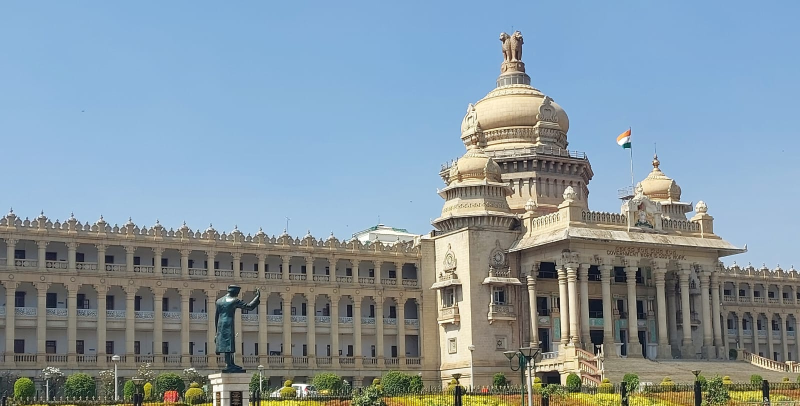
#> input picture Original Images/VS2.jpeg, 1600 x 811 px, found by its file name (shown at 1/2 size)
$ jupyter execute --allow-errors partA_final.ipynb
#> lines starting #> are read from the running program, lines starting #| are printed output that depends on the picture
[cell 1]
import numpy as np
import imutils
import cv2 as cv

[cell 2]
class Stitcher:
	def __init__(self):
		self.isv3 = imutils.is_cv3(or_better = True)

	def stitch(self, images, ratio = 0.75, reprojThresh = 4.0, showMatches = False,matcher_name="FlannBased"):
		(imageB, imageA) = images
		#Calculate the keypoints and the respective descriptors
		(interestPointsA, featuresA) = self.detectAndDescribe(imageA)
		(interestPointsB, featuresB) = self.detectAndDescribe(imageB)
		# match features between the two images
		M = self.matchInterestPoints(interestPointsA, interestPointsB, featuresA, featuresB, ratio, reprojThresh,matcher_name)
		if M is None:
			return None
		#If enough interest points are present
		# apply a perspective warp to stitch the images together
		(matches, H, status) = M
		stitchedImage = cv.warpPerspective(imageA, H, (imageA.shape[1] + imageB.shape[1], imageB.shape[0]))
		stitchedImage[0:imageB.shape[0], 0:imageB.shape[1]] = imageB
		# If the user requested the matches to be seen the visualization image is returned
		if showMatches:
			visualization = self.drawMatches(imageA, imageB, interestPointsA, interestPointsB, matches, status)
			return (stitchedImage, visualization)
		return stitchedImage

	#This function extracts the keypoints and their respective descriptors using SIFT algorithm
	def detectAndDescribe(self, image):
		gray = cv.cvtColor(image, cv.COLOR_BGR2GRAY)
		if self.isv3:
				descriptor = cv.SIFT_create()
				(kps, features) = descriptor.detectAndCompute(gray, None)
		else:
				# detect interestpoints in the image
				detector = cv.FeatureDetector_create("SIFT")
				kps = detector.detect(gray)
				# extract features from the image
				extractor = cv.DescriptorExtractor_create("SIFT")
				(kps, features) = extractor.compute(gray, kps)
		# convert the interestpoints from interestPoint objects to NumPy arrays
		kps = np.float32([kp.pt for kp in kps])
		# return a tuple of interestpoints and features
		return (kps, features)

	##Function to get the Homography matrix of the two images
	def matchInterestPoints(self, interestPointsA, interestPointsB, featuresA, featuresB, ratio, reprojThresh,matcher_name):
		# compute the raw matches and initialize the list of actual matches
		matcher = cv.DescriptorMatcher_create(matcher_name)
		rawMatches = matcher.knnMatch(featuresA, featuresB, 2)
		matches = []
		for m in rawMatches:
			# ensure the distance is within a certain ratio of each other (i.e. Lowe's ratio test)
			if len(m) == 2 and m[0].distance < m[1].distance * ratio:
				matches.append((m[0].trainIdx, m[0].queryIdx))
		# computing a homography requires at least 4 matches
		if len(matches) > 4:
			# construct the two sets of points
			ptsA = np.float32([interestPointsA[i] for (_, i) in matches])
			ptsB = np.float32([interestPointsB[i] for (i, _) in matches])
			# compute the homography between the two sets of points
			(H, status) = cv.findHomography(ptsA, ptsB, cv.RANSAC,
				reprojThresh)
			# return the matches along with the homograpy matrix and status of each matched point
			return (matches, H, status)
		return None

	def drawMatches(self, imageA, imageB, interestPointsA, interestPointsB, matches, status):
		# initialize the output visualization image
		(hA, wA), (hB, wB) = imageA.shape[:2], imageB.shape[:2]
		visualization = np.zeros((max(hA, hB), wA + wB, 3), dtype = "uint8")
		visualization[0:hA, 0:wA], visualization[0:hB, wA:] = imageA, imageB
		for ((trainIdx, queryIdx), s) in zip(matches, status):
			# only process the match if the interest point was successfully matched
			if s == 1:
				# draw the match
				ptA = (int(interestPointsA[queryIdx][0]), int(interestPointsA[queryIdx][1]))
				ptB = (int(interestPointsB[trainIdx][0]) + wA, int(interestPointsB[trainIdx][1]))
				cv.line(visualization, ptA, ptB, (70, 90, 255), 1)
		return visualization

[cell 3]
def create_img(imagepathA,imagepathB,output_path,widthA,widthB,height):
    imageA = cv.imread(imagepathA)
    imageB = cv.imread(imagepathB)
    imageA = imutils.resize(imageA, widthA,height)
    imageB = imutils.resize(imageB, widthB,height)

    stitcher = Stitcher()
    (stichedImage, visualization) = stitcher.stitch([imageA, imageB], showMatches = True)
    cv.imwrite("InterestPoints2.jpg", visualization)
    cv.imwrite(output_path, stichedImage)

[cell 4]
imagepathA = "../Dataset/Part-A/VS2.jpeg"
imagepathB = "../Dataset/Part-A/VS3.jpeg"
output_path = "VidhanSoudha23Stitched.jpg"
create_img(imagepathA,imagepathB,output_path,900,900,600)
#> in create_img, imageA is the input picture: shape (811, 1600, 3); mean B, G, R 160.8, 150.3, 133.3
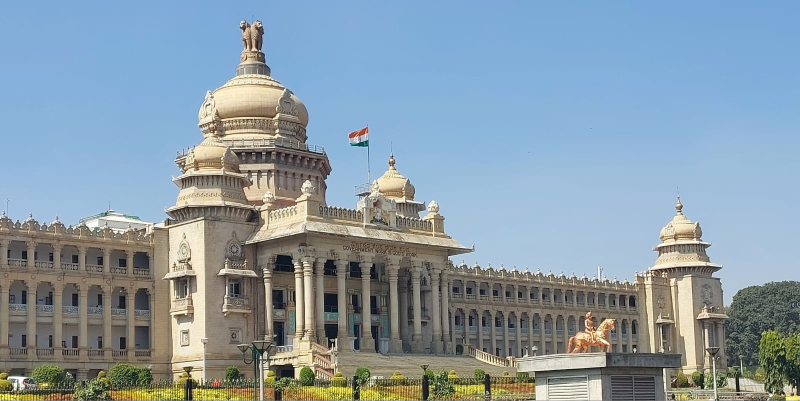
#> input picture Original Images/VS3.jpeg, 1600 x 801 px, found by its file name (shown at 1/2 size)
#> in create_img, imageB is the input picture: shape (801, 1600, 3); mean B, G, R 165.7, 154.2, 136.6
#> in detectAndDescribe, `kps = detector.detect(gray)`: kps = 2087 keypoints; strongest (x, y, size): (747, 415, 2), (293, 402, 1.9), (891, 443, 2.5), (714, 393, 2.2)
#> in detectAndDescribe, `kps = np.float32([kp.pt for kp in kps])`: kps = 2087 pairs, first value 3.9 to 896.6, second value 24.27 to 447.2
#> in stitch, `(interestPointsA, featuresA) = self.detectAndDescribe(imageA)`: interestPointsA has the same summary as kps in detectAndDescribe
#> in detectAndDescribe (call 2), `gray = cv.cvtColor(image, cv.COLOR_BGR2GRAY)`:
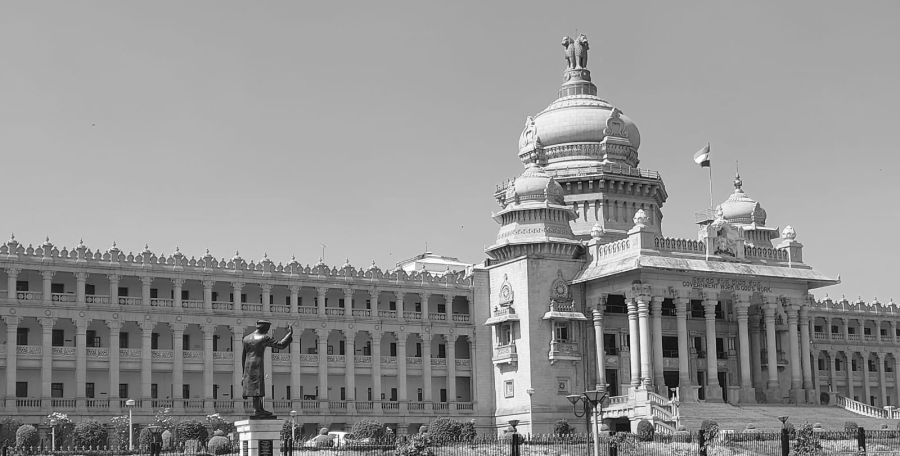
#> gray: shape (456, 900); min 2, max 255, mean 146.4
#> in detectAndDescribe (call 2), `kps = detector.detect(gray)`: kps = 1904 keypoints; strongest (x, y, size): (512, 302, 2.2), (594, 409, 1.8), (705, 163, 5.1), (257, 337, 5.1)
#> in detectAndDescribe (call 2), `kps = np.float32([kp.pt for kp in kps])`: kps = 1904 pairs, first value 4.49 to 895.3, second value 41.85 to 453
#> in stitch, `(interestPointsB, featuresB) = self.detectAndDescribe(imageB)`: interestPointsB has the same summary as kps in detectAndDescribe
#> in matchInterestPoints, `rawMatches = matcher.knnMatch(featuresA, featuresB, 2)`: rawMatches = 2087 matches
#> after the loop in matchInterestPoints, `for m in rawMatches:`: matches = 845 pairs, first value 66 to 1896, second value 4 to 2010
#> in matchInterestPoints, `ptsA = np.float32([interestPointsA[i] for (_, i) in matches])`: ptsA = 845 pairs, first value 6.46 to 856.8, second value 29.17 to 445.3
#> in matchInterestPoints, `ptsB = np.float32([interestPointsB[i] for (i, _) in matches])`: ptsB = 845 pairs, first value 55.49 to 893, second value 41.85 to 453
#> in matchInterestPoints, `(H, status) = cv.findHomography(ptsA, ptsB, cv.RANSAC, reprojThresh)`: H = [[0.805, 0.014, 312.5], [-0.0902, 0.926, 37.75], [-0.000204, -1.11e-05, 1]]; status = 845 values, max 1 at index 0, min 0 at index 1, mean 0.911
#> the loop in drawMatches, `for ((trainIdx, queryIdx), s) in zip(matches, status):` made 845 passes
#> (trainIdx, queryIdx, s, ptA, ptB) on passes 1, 3, 4, 5, 6, 9, 10, 11, 13, 14, 15, 16: (505, 4, [1], (6, 424), (1226, 433)), (504, 8, [1], (9, 281), (1225, 299)), (508, 11, [1], (10, 377), (1228, 388)), (509, 13, [1], (11, 441), (1231, 449)), (510, 16, [1], (13, 410), (1231, 419)), (511, 27, [1], (19, 295), (1234, 311)), (512, 28, [1], (19, 295), (1234, 311)), (513, 29, [1], (20, 267), (1234, 285)), (517, 38, [1], (22, 310), (1238, 325)), (522, 39, [1], (23, 418), (1241, 426)), (519, 41, [1], (24, 358), (1240, 370)), (527, 44, [1], (25, 420), (1242, 429))
#> (ptA, ptB) on passes 62 to 67: ((91, 440), (1302, 448)), ((91, 289), (1299, 304)), ((92, 423), (1302, 432)), ((93, 383), (1302, 394)), ((93, 337), (1301, 349)), ((93, 383), (1302, 394))

[cell 5]
imagepathA = "../Dataset/Part-A/VS1.jpeg"
imagepathB = "VidhanSoudha23Stitched.jpg"
output_path = "VidhanSoudha123Stitched.jpg"
create_img(imagepathA,imagepathB,output_path,900,1600,600)
#> call 2 of create_img, with imagepathA = '../Dataset/Part-A/VS1.jpeg', imagepathB = 'VidhanSoudha23Stitched.jpg', output_path = 'VidhanSoudha123Stitched.jpg', widthA = 900, widthB = 1600, height = 600
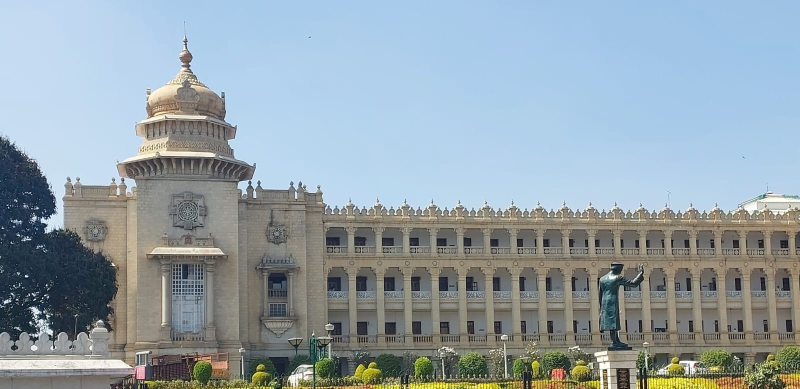
#> input picture Original Images/VS1.jpeg, 1600 x 777 px, found by its file name (shown at 1/2 size)
#> in create_img, imageA is the input picture: shape (777, 1600, 3); mean B, G, R 168.1, 160.4, 146.5
#> call 2 of stitch, with ratio = 0.75, reprojThresh = 4, showMatches = True, matcher_name = 'FlannBased'
#> in detectAndDescribe (call 3), `gray = cv.cvtColor(image, cv.COLOR_BGR2GRAY)`:
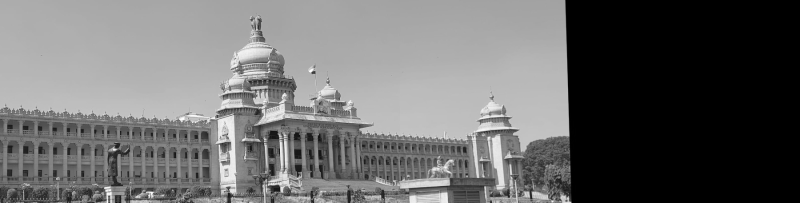
#> gray: shape (405, 1600) (shown at 1/2 size); min 0, max 254, mean 106.6
#> in detectAndDescribe (call 3), `kps = detector.detect(gray)`: kps = 2803 keypoints; strongest (x, y, size): (229, 299, 4.7), (218, 393, 2.9), (552, 377, 10.2), (970, 374, 2.4)
#> in detectAndDescribe (call 3), `kps = np.float32([kp.pt for kp in kps])`: kps = 2803 pairs, first value 4.02 to 1149, second value 37.1 to 402.2
#> in stitch (call 2), `(interestPointsA, featuresA) = self.detectAndDescribe(imageA)`: interestPointsA has the same summary as kps in detectAndDescribe
#> in detectAndDescribe (call 4), `gray = cv.cvtColor(image, cv.COLOR_BGR2GRAY)`:
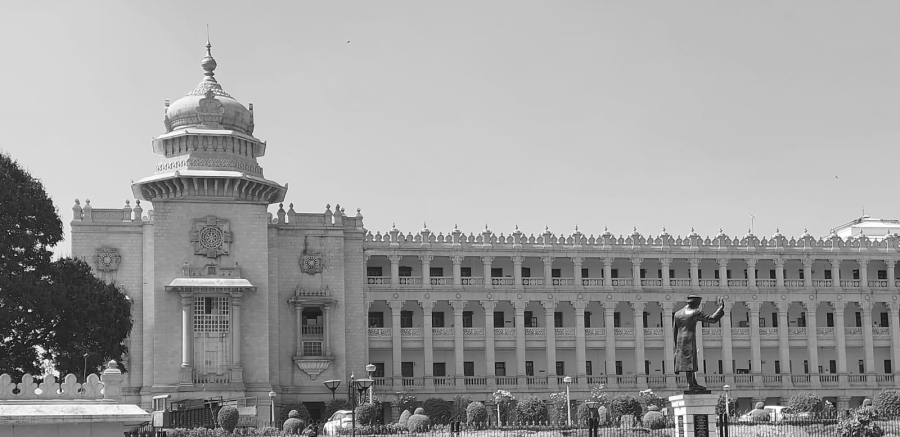
#> gray: shape (437, 900); min 4, max 255, mean 157.1
#> in detectAndDescribe (call 4), `kps = detector.detect(gray)`: kps = 1531 keypoints; strongest (x, y, size): (29, 311, 2.1), (40, 350, 5.9), (7, 339, 3), (53, 355, 2.3)
#> in detectAndDescribe (call 4), `kps = np.float32([kp.pt for kp in kps])`: kps = 1531 pairs, first value 6.58 to 896, second value 54.8 to 434
#> in stitch (call 2), `(interestPointsB, featuresB) = self.detectAndDescribe(imageB)`: interestPointsB has the same summary as kps in detectAndDescribe
#> in matchInterestPoints (call 2), `rawMatches = matcher.knnMatch(featuresA, featuresB, 2)`: rawMatches = 2803 matches
#> in stitch (call 2), `(matches, H, status) = M`: matches = 332 pairs, first value 67 to 1527, second value 3 to 2611; H = [[0.829, 0.0516, 434.3], [-0.138, 1.05, 7.27], [-0.000322, 1.3e-05, 1]]; status = 332 values, max 1 at index 3, min 0 at index 0, mean 0.717
#> in stitch (call 2), `stitchedImage[0:imageB.shape[0], 0:imageB.shape[1]] = imageB`:
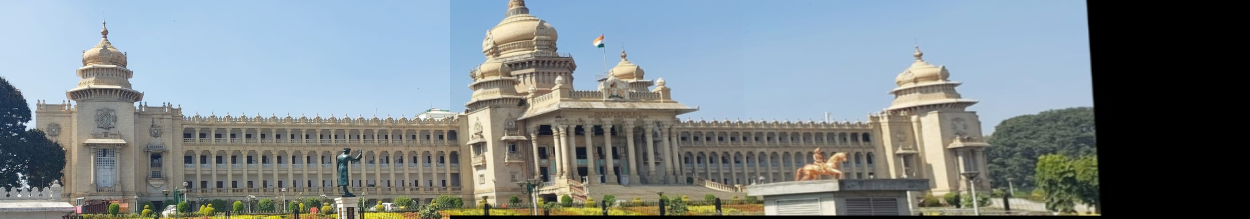
#> stitchedImage: shape (437, 2500, 3) (shown at 1/2 size); mean B, G, R 138.6, 134.6, 124.5
#> in drawMatches (call 2), `visualization[0:hA, 0:wA], visualization[0:hB, wA:] = imageA, imageB`:
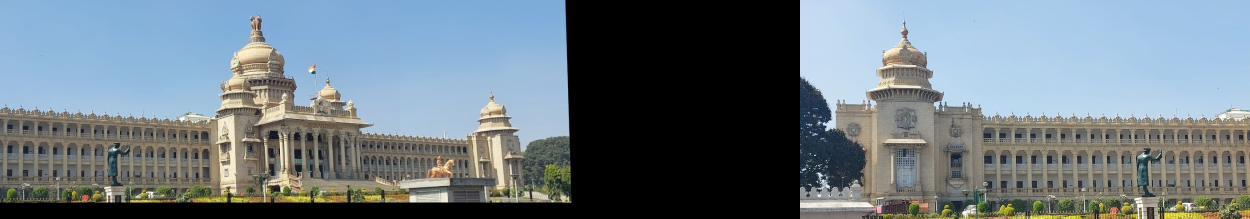
#> visualization: shape (437, 2500, 3) (shown at 1/2 size); mean B, G, R 130.6, 122.7, 110
#> the loop in drawMatches (call 2), `for ((trainIdx, queryIdx), s) in zip(matches, status):` made 332 passes
#> (trainIdx, queryIdx, s, ptA, ptB) on passes 4, 6, 7, 9, 11, 12, 13, 14, 15, 16, 17, 18: (800, 14, [1], (16, 358), (2066, 381)), (801, 18, [1], (18, 353), (2067, 377)), (804, 23, [1], (20, 353), (2070, 377)), (811, 30, [1], (23, 354), (2074, 376)), (817, 34, [1], (27, 379), (2079, 403)), (821, 38, [1], (31, 377), (2082, 401)), (823, 40, [1], (32, 372), (2083, 397)), (827, 42, [1], (33, 357), (2083, 380)), (832, 43, [1], (37, 386), (2089, 411)), (836, 47, [1], (41, 345), (2090, 368)), (831, 49, [1], (42, 234), (2087, 250)), (840, 57, [1], (48, 234), (2092, 250))
#> (ptA, ptB) on passes 61, 64, 67, 68, 69, 70: ((105, 245), (2152, 258)), ((109, 242), (2156, 254)), ((112, 385), (2165, 410)), ((113, 357), (2164, 379)), ((115, 311), (2164, 329)), ((115, 324), (2165, 344))
#> after the loop in drawMatches (call 2), `for ((trainIdx, queryIdx), s) in zip(matches, status):`:
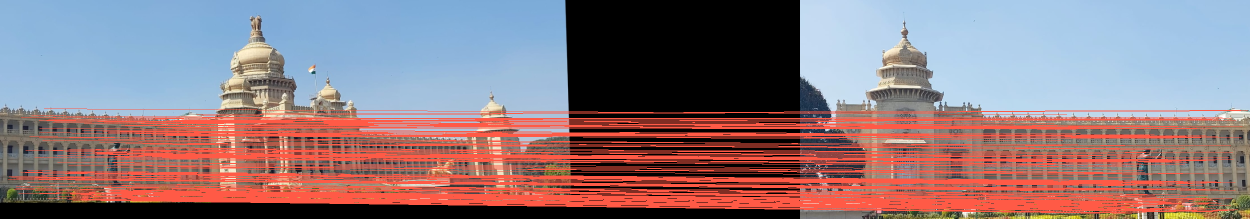
#> visualization: shape (437, 2500, 3) (shown at 1/2 size); mean B, G, R 127.3, 121.7, 143.7

[cell 6]
imagepathA = "../Dataset/Part-A/CB_2.jpeg"
imagepathB = "../Dataset/Part-A/CB_1.jpeg"
output_path = "Cubbon_park_stitched.jpg"

#> (the rest of this cell did not finish here and is left out)

#> call 3 of create_img, with imagepathA = '../Dataset/Part-A/CB_2.jpeg', imagepathB = '../Dataset/Part-A/CB_1.jpeg', output_path = 'Cubbon_park_stitched.jpg', widthA = 600, widthB = 600, height = 900
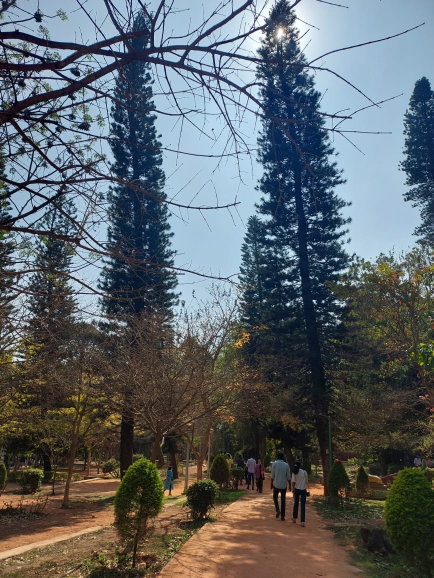
#> input picture Original Images/CB_2.jpeg, 867 x 1156 px, found by its file name (shown at 1/2 size)
#> in create_img, imageA is the input picture: shape (1156, 867, 3); mean B, G, R 103.3, 99.4, 92.9
#> in create_img (call 3), `imageA = imutils.resize(imageA, widthA,height)`:
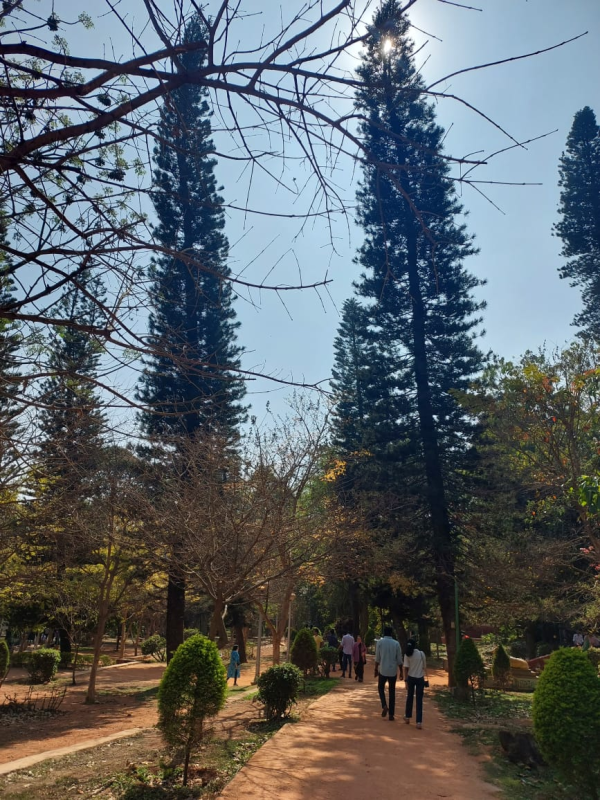
#> imageA: shape (800, 600, 3); mean B, G, R 103.3, 99.4, 92.9

[cell 7]
imagepathA = "../Dataset/Part-A/BRL.jpeg"
imagepathB = "../Dataset/Part-A/BRR.jpeg"
output_path = "Brigade_Road_stitched.jpg"

#> (the rest of this cell did not finish here and is left out)
